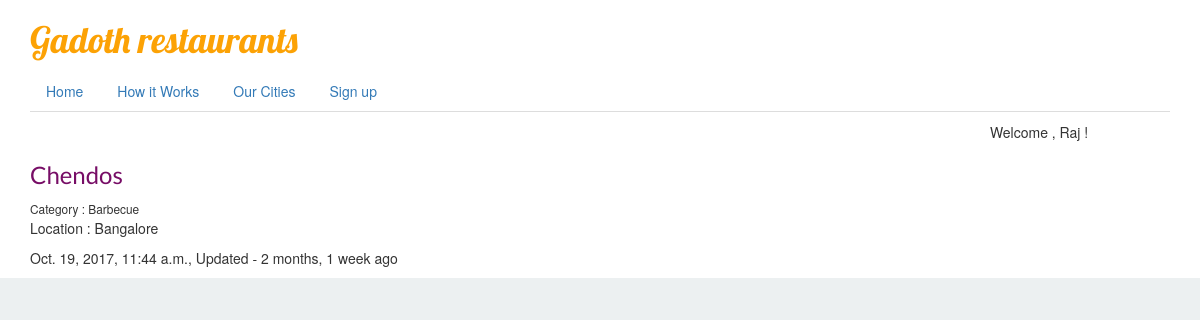
The page /restaurants/chendos/ on the database its author committed.
### restaurants/models.py (models this page shows, shortened)
class restaurantLocations(models.Model):
    name        = models.CharField(max_length=120)
    location    = models.CharField(max_length=120,null=True,blank=True)
    category    = models.CharField(max_length=120,null=True,blank=True)
    created     = models.DateTimeField(auto_now_add=True,blank=True)
    modified    = models.DateTimeField(auto_now=True)
    slug        = models.SlugField(null=True,blank=True)

### restaurants/views.py (the view)
# urls.py: url(r'^restaurants/(?P<slug>[\w-]+)/$', restaurantDetailview.as_view()),
class restaurantDetailview(DetailView):
    queryset = restaurantLocations.objects.all()
    template_name = 'restaurants/restaurants_detail.html'

### restaurants/templates/restaurants/restaurants_detail.html (shortened to what this page needs)
{% extends 'base.html' %}
{% block page %}
<h3> {{ object.name }} </h3>
<small> Category : {{ object.category }} </small>
<p>Location : {{ object.location }}</p>
<p>{{ object.created }}, Updated - {{ object.modified | timesince }} ago </p>
{% endblock %}

### static/css/style.css (style rules this page uses)
html { background-color: #ecf0f1; }
h3 { color: #770d66; font-family: 'Lato'; }

### rows shown on the page
restaurantLocations: name "Chendos", category "Barbecue", location "Bangalore", created "Oct. 19, 2017, 11:44 a.m.", modified "2 months, 1 week"

### other values the page prints
{{ greetings }} "Welcome"
{{ person|default:"friend" }} "Raj"
